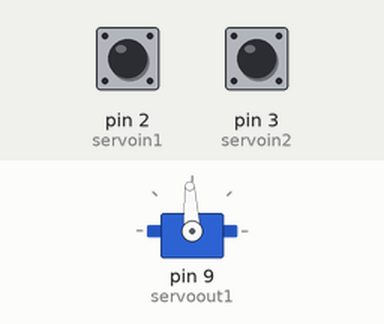
This sketch was run on a simulated Arduino Uno, built with avr-gcc and run on an emulated ATmega328P. On the bench: servo. Inputs (shaded band) come from the test bench; at power-on: pin 2 (servoin1) LOW, pin 3 (servoin2) LOW. What the sketch prints to the serial monitor is not drawn.

Above: at 1.2 s.
1.3 s: pin 2 (servoin1) pulsed HIGH 2 times (0.12 s each, 0.3 s apart)
4.9 s: pin 3 (servoin2) pulsed HIGH 2 times (0.12 s each, 0.3 s apart)
At 6.3 s:
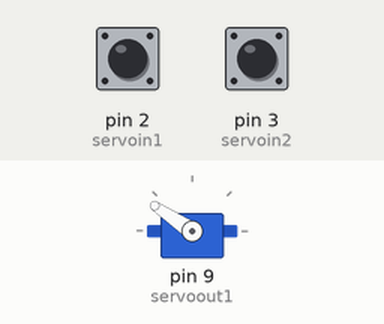
Timing chart, 0 to 7.9 s (numbered marks = the images above; inputs shaded):
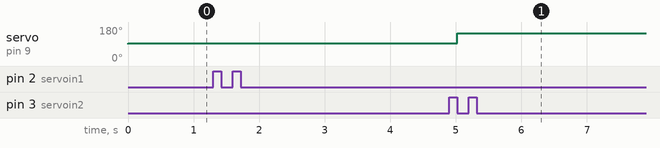

The sketch:

basic-quadsteer.ino
```cpp
#include <Servo.h>

volatile unsigned long leadingedge1;
volatile unsigned long leadingedge2;
volatile int pulsetime1;
volatile int pulsetime2;


//declare servo pins
int servoin1  = 2; // pin 2 - steering
int servoin2  = 3; // pin 3 - inversion channel
int servoout1 = 9; // output read servo is pin 9, front is pin 2
Servo rearservo;


int ch1_hist[3];
int ch2_hist[3];

int execute=0;
long RServo=1500; //value to write to rear servo

void setup()
{
  pinMode(servoin1, INPUT);      // sets the digital pin 1 as input
  pinMode(servoin2, INPUT);      // sets the digital pin 1 as input
  pinMode(servoout1, OUTPUT);    // sets the digital pin 9 as output
//  pinMode(servoout2, OUTPUT);    // sets the digital pin 9 as output
  leadingedge1 = 0;
  leadingedge2 = 0;
  pulsetime1 = 1500;
  pulsetime2 = 1500;
  attachInterrupt(0, chan1, CHANGE);
  attachInterrupt(1, chan2, CHANGE);
  rearservo.attach(servoout1);
  Serial.begin(115200);        // for debugging
}

int amode(int a[]){ //mode or average of an array - use to smooth glitches
  if (a[0]==a[1]) { return a[0]; }
  if (a[0]==a[2]) { return a[0]; }
  if (a[1]==a[2]) { return a[1]; }
  return (a[0]+a[1]+a[2])/3;
}

int pusharr(int a[],int pushval) {
  a[2]=a[1];
  a[1]=a[0];
  a[0]=pushval;
  return 0;
}

void dostuff(){
  execute=0;
  RServo = 1500+((((long)pulsetime1-1500)*((long)pulsetime2-1500))/500);
  if (RServo > 2050) {
    RServo=2050;
  } else {
    if (RServo < 950) {
      RServo=950;
    }
  }
  Serial.print("P1.");
  Serial.print(pulsetime1);
  Serial.print("--P2.");
  Serial.print(pulsetime2);
  Serial.print("--SRear.");
  Serial.print(RServo);
  Serial.print("\n" );
  execute=1;
}

void chan1()
{
  if(digitalRead(servoin1) == HIGH)
  {
    leadingedge1 = micros();
  } else {
    if (leadingedge1 > 0)
    {
      pulsetime1 = ((volatile long)micros() - leadingedge1)-14; //14 us added from other operations? center needed normalizing to 1500
      if ((pulsetime1 > 800 and pulsetime1 < 2200)) {pusharr(ch1_hist,pulsetime1);}
      leadingedge1 = 0;
      pulsetime1= amode(ch1_hist);
    }
  }
}

void chan2()
{
  if(digitalRead(servoin2) == HIGH)
  {
    leadingedge2 = micros();
  }
  else
  {
    if(leadingedge2 > 0)
    {
      pulsetime2 = ((volatile long)micros() - leadingedge2)-14;
      if ((pulsetime2 > 800 and pulsetime2 < 2200)) {pusharr(ch2_hist,pulsetime2);}
      leadingedge2 = 0;
      pulsetime2= amode(ch2_hist);
    }
  }
}

void loop()
{
  delay(2);  //delay is non blocking
  dostuff();  //do stuff after the receiver has sent all pulses
  if (execute==1) { rearservo.write(RServo);}
}
```

Measured:
- after the input at 4.9 s, servo on pin 9 (servoout1): 93° → 146° after 0.12 s
